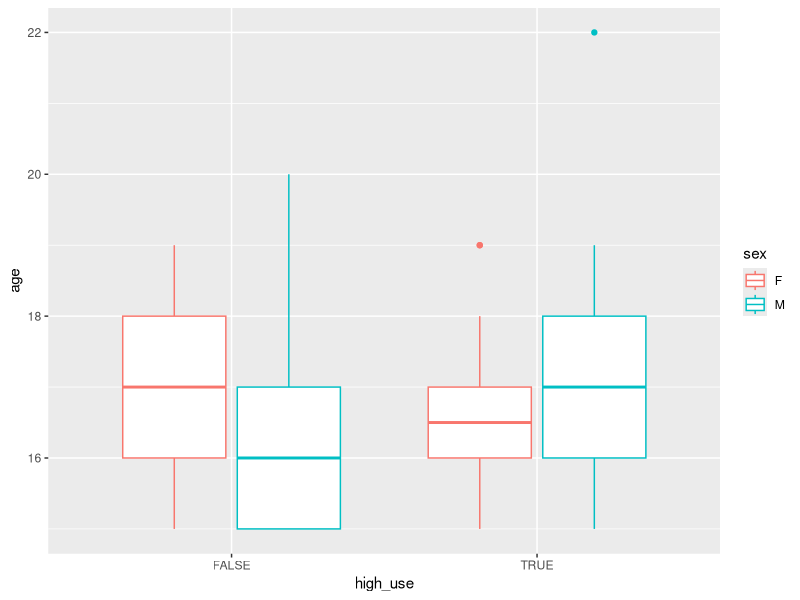
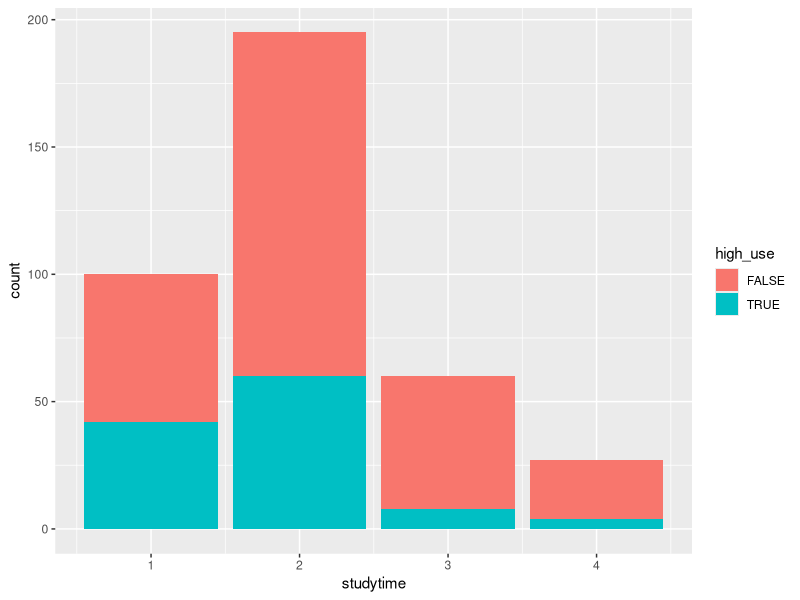
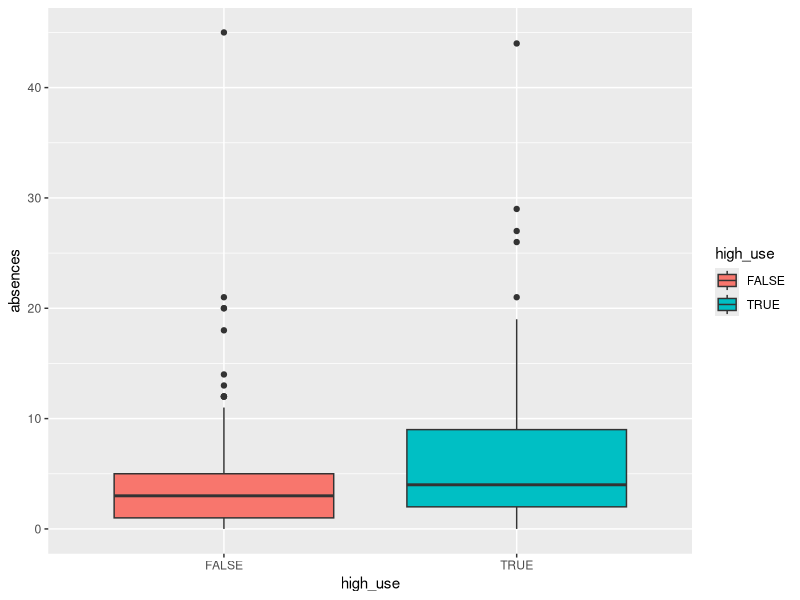
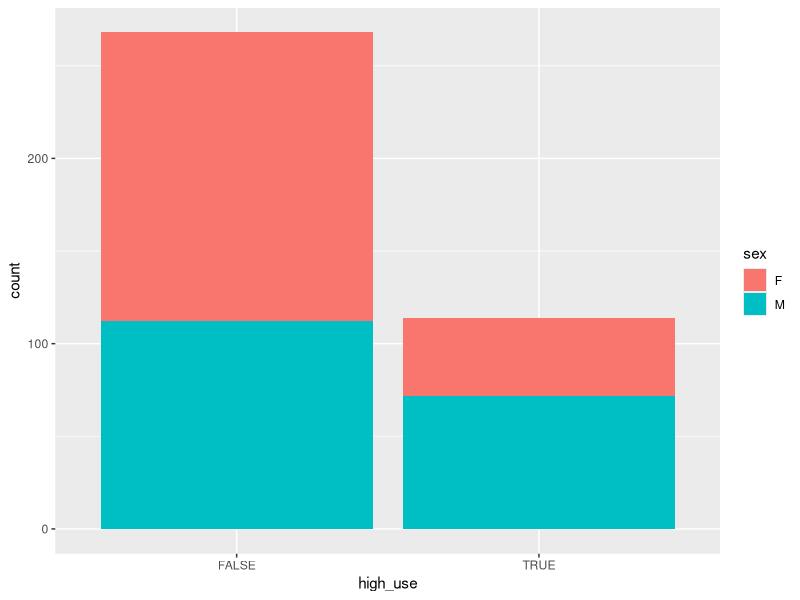
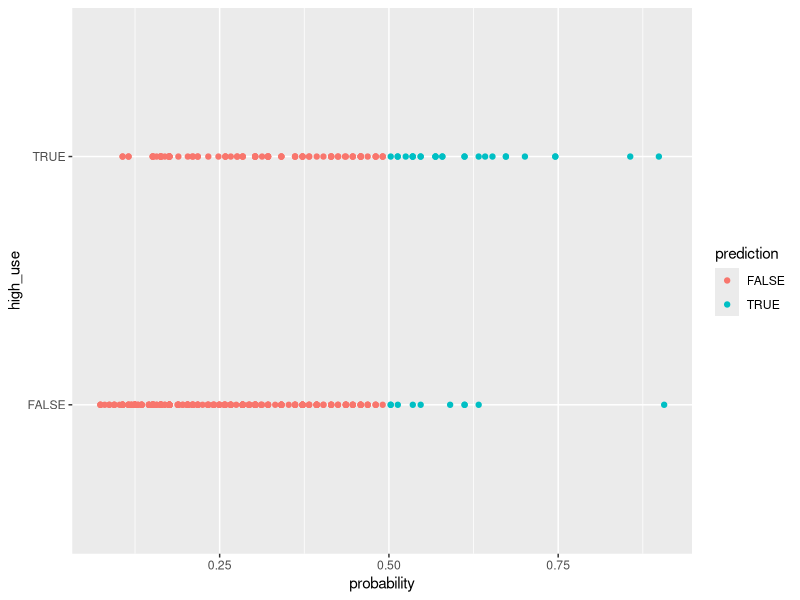

The R script that drew these images, in order:
## ---- chunk 1
alcData <- read.table("data/alcData.txt",header=T, sep="\t")
## ---- chunk 2
colnames(alcData)
dim(alcData)
## ---- chunk 3
library(dplyr)
library(ggplot2)

str(alcData)
par(mfrow = c(2,2))

# draw a boxplots
g1 <- ggplot(alcData, aes(x = high_use, y = age,col=sex))
g1 + geom_boxplot() 

g2 <- ggplot(alcData, aes(x = studytime,fill=high_use))
g2 + geom_bar() 

g3 <- ggplot(alcData, aes(x = high_use,y = absences, fill = high_use))
g3 + geom_boxplot()  

g4 <- ggplot(alcData, aes(x = high_use,fill=sex))
g4 + geom_bar() 
## ---- chunk 4
m <- glm(high_use ~  absences + studytime + age + sex, data = alcData, family = "binomial")
summary(m)

# compute odds ratios (OR)
OR <- coef(m) %>% exp

# compute confidence intervals (CI)
CI <- confint(m) %>% exp

# print out the odds ratios with their confidence intervals
cbind(OR, CI)


## ---- chunk 5

# compute odds ratios (OR)
OR <- coef(m) %>% exp

# compute confidence intervals (CI)
CI <- confint(m) %>% exp

# print out the odds ratios with their confidence intervals
cbind(OR, CI)


## ---- chunk 6
m <- glm(high_use ~  absences + studytime + sex, data = alcData, family = "binomial")
summary(m)

## ---- chunk 7
# predict() the probability of high_use
probabilities <- predict(m, type = "response")

# add the predicted probabilities to 'alc'
alcData <- mutate(alcData, probability = probabilities)

# use the probabilities to make a prediction of high_use
alcData <- mutate(alcData, prediction = probability > 0.5)

# initialize a plot of 'high_use' versus 'probability' in 'alc'
g <- ggplot(alcData, aes(x = probability, y = high_use,col=prediction))

# define the geom as points and draw the plot
g + geom_point()

# tabulate the target variable versus the predictions
table(high_use = alcData$high_use, prediction = alcData$prediction) %>% prop.table() %>% addmargins()

## ---- chunk 8
# define a loss function (mean prediction error)
loss_func <- function(class, prob) {
  n_wrong <- abs(class - prob) > 0.5
  mean(n_wrong)
}

# call loss_func with a simple guess for prediction probabilities of 0 or 1 for all
loss_func(class = alcData$high_use, prob = 0)
loss_func(class = alcData$high_use, prob = 1)

loss_func(class = alcData$high_use, prob = alcData$probability)
## ---- chunk 9

# K-fold cross-validation
library(boot)
cv <- cv.glm(data = alcData, cost = loss_func, glmfit = m, K = 10)

# average number of wrong predictions in the cross validation
cv$delta[1]
